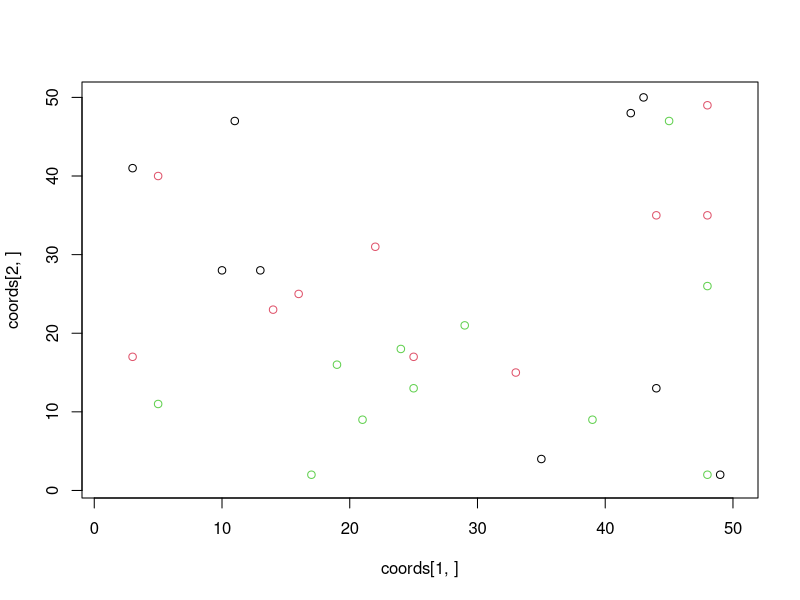
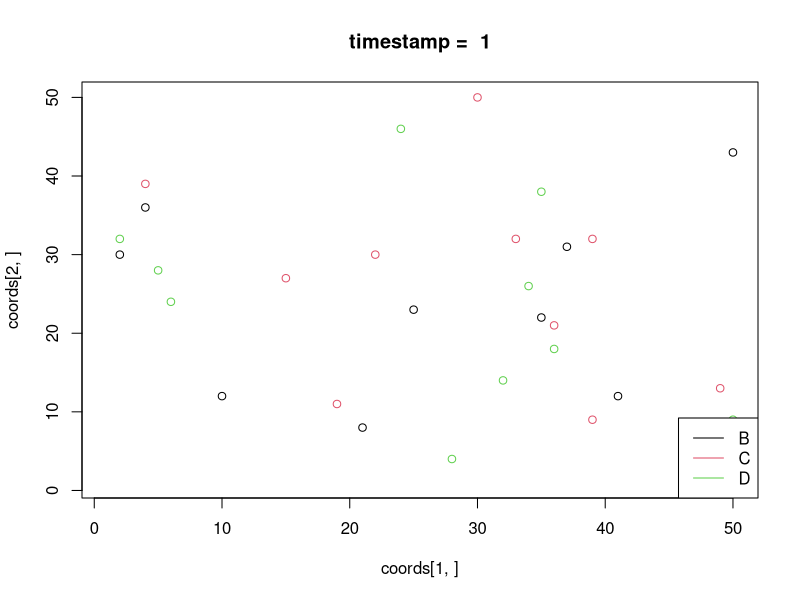
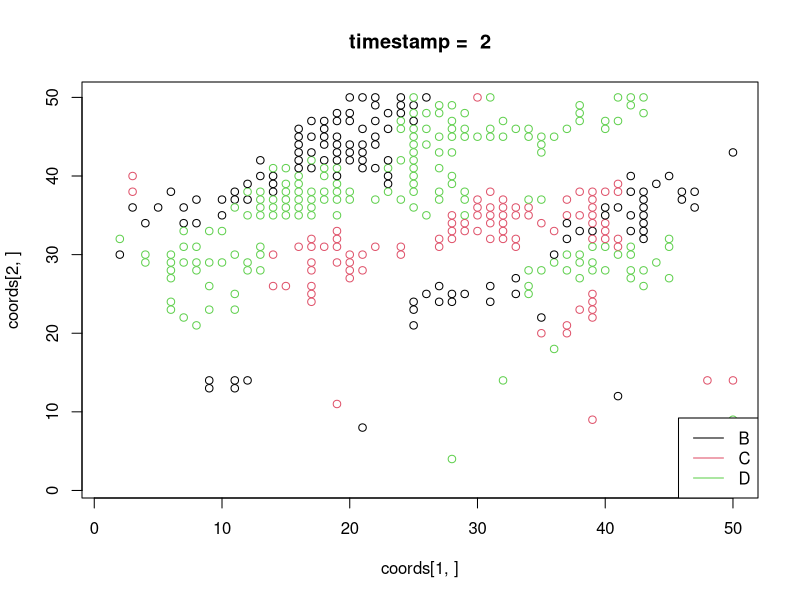
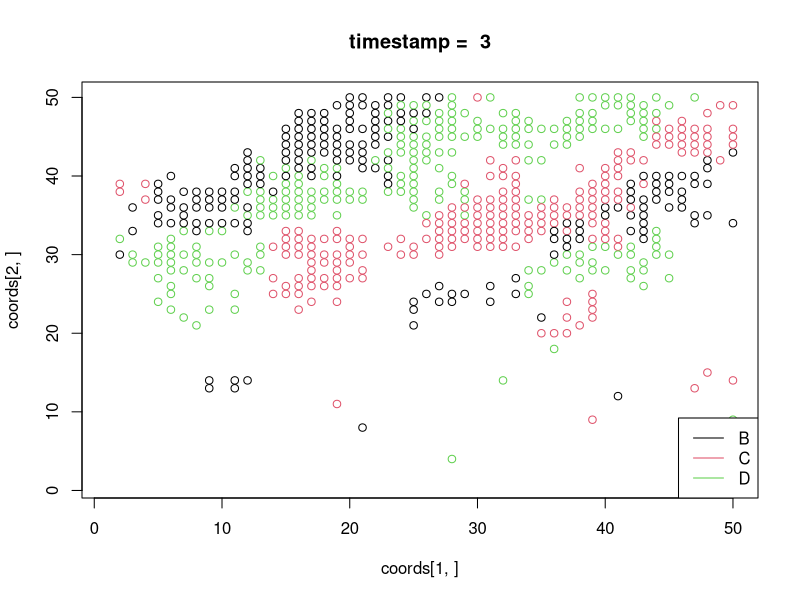
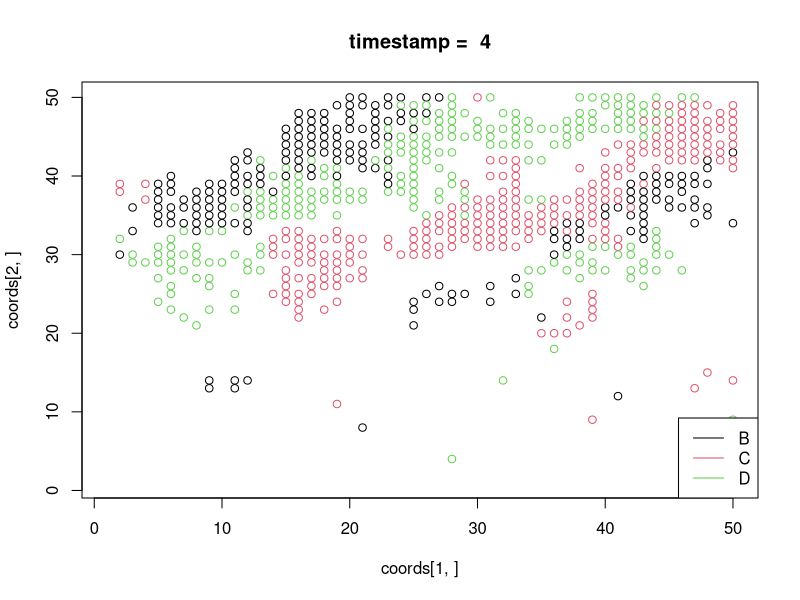
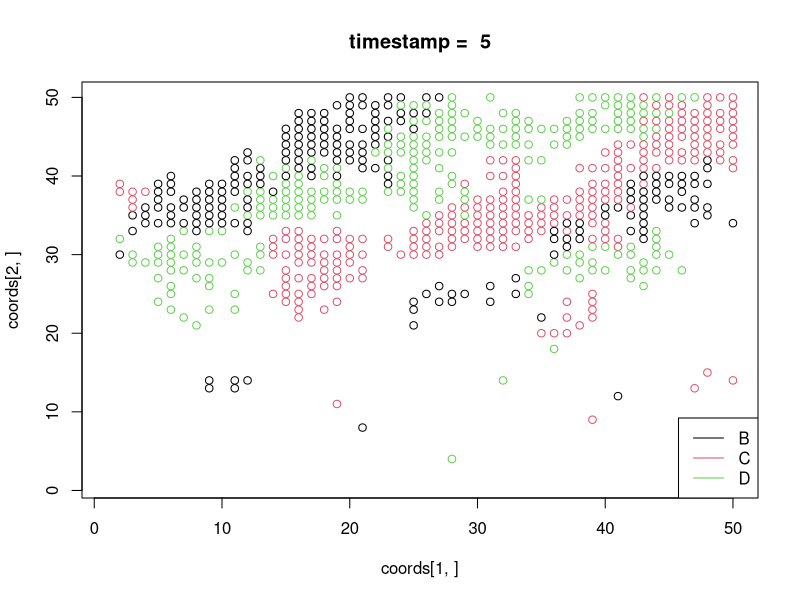
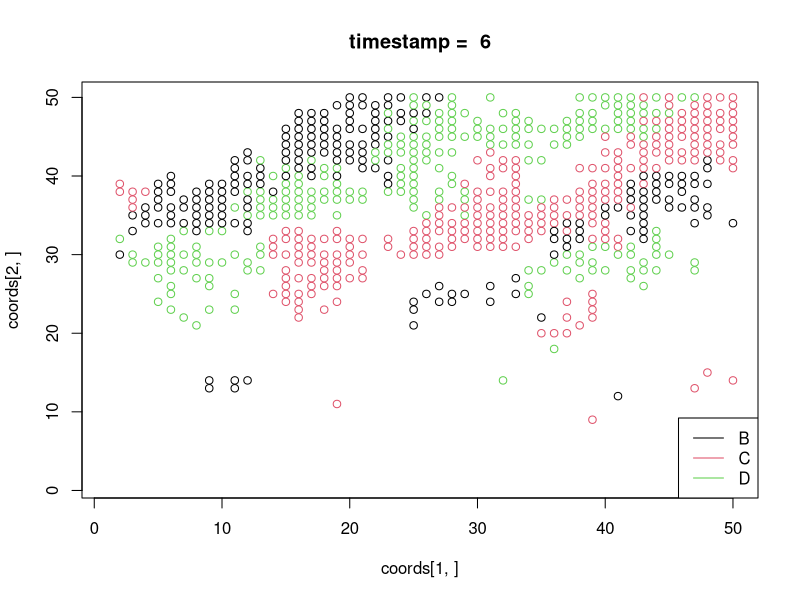
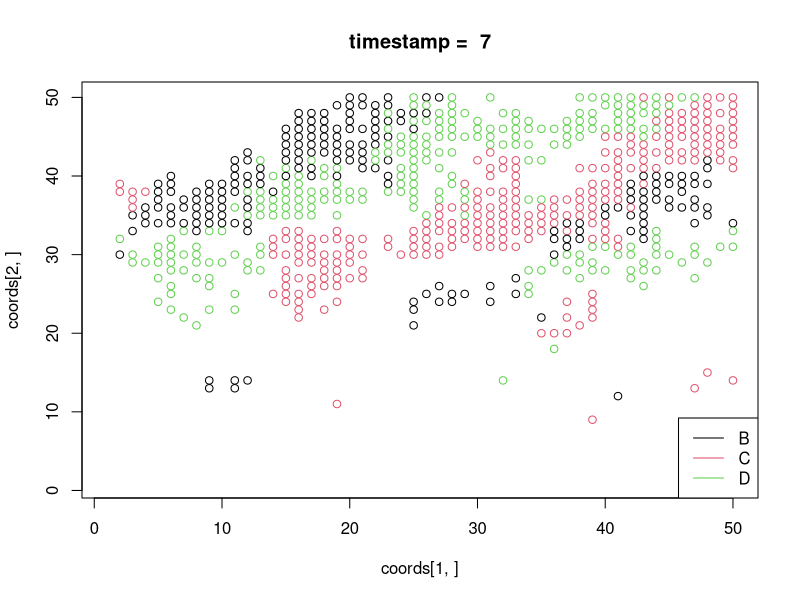

Generate these figures, in order, with R: (Note: a time limit stopped this script after it produced the figures.)
# ----- IMSVS ----- #


#This is is main body of the program 

y_max = 50
x_max = 50
DThreshold = 50
IThreshold = 5
t = 0
lyso_time = 10
init_food_value = 10
food_per_itt = 250
timestamp = 40
n_bacts = 30

# Placing  bacteria
Init_bacteria<-function(n_bacts)
{
coords <<- matrix(data = 0, ncol = n_bacts, nrow = 2)
Health <<- matrix(data = 0, ncol =  x_max, nrow = y_max)
Type <<- matrix(data = 0, ncol =  x_max, nrow = y_max)

id = sample(1:(x_max*y_max), n_bacts, replace = FALSE)

  for (i in 1:n_bacts) {
    x = ((id[i]-1) %% y_max) + 1
    y = floor((id[i]-1) / y_max) + 1
    coords[, i] <<- c(x, y)
    i = i + 1
    Health[x,y] <<- 20
    rd = runif(1)
    if(rd < 0.33)      Type[x,y] <<- 1 # 'B'
    else if(rd < 0.66) Type[x,y] <<- 2 # 'C'
    else               Type[x,y] <<- 3 # 'D'
  }
}

Init_bacteria(n_bacts)
color = diag(Type[coords[1,],coords[2,]])
plot(coords[1,],coords[2,], xlim = c(1, x_max), ylim = c(1, y_max), col=color)

# Placing the food
Placing_food<-function(n_food)
{
  Food <<- matrix(data = 0, ncol =  x_max, nrow = y_max)
  Food_Value <<- matrix(data = 0, ncol =  x_max, nrow = y_max)
  
  for(i in 1: y_max)
  {
    for(j in 1:x_max)
    {
      vec = runif(1)
      Food_Value[i, j] <<- init_food_value
      
      if(vec[1] < 0.16)
        Food[i, j] <<- "I"
      else if(vec[1] < 0.32)
        Food[i, j] <<- "G"
      else if(vec[1] < 0.48)
        Food[i, j] <<- "F"
      else if(vec[1] < 0.64)
        Food[i, j] <<- "L"
      else if(vec[1] < 0.80)
        Food[i, j] <<- "T"
      else
        Food[i, j] <<- "C"
    }
  }
}

Add_food<-function(n_food)
{
  id = sample(1:(x_max*y_max), n_food, replace = FALSE)
  
  for(ii in 1:n_food)
  {
    vec = runif(1)
    i = ((id[ii]-1) %% y_max) + 1
    j = floor((id[ii]-1) / y_max) + 1
    Food_Value[i, j] <<- init_food_value
    
    if(vec[1] < 0.16)
      Food[i, j] <<- "I"
    else if(vec[1] < 0.32)
      Food[i, j] <<- "G"
    else if(vec[1] < 0.48)
      Food[i, j] <<- "F"
    else if(vec[1] < 0.64)
      Food[i, j] <<- "L"
    else if(vec[1] < 0.80)
      Food[i, j] <<- "T"
    else
      Food[i, j] <<- "C"
  }
}

# Cell Division
Cell_Division<-function(x, y, division_probability)
{
p = division_probability
original_health = floor(Health[x, y] / 2)
new_cell_health = original_health * p
typeb<-Type[x, y]
fin = 0
counter = 1
xs <- c(x - 1, x    , x + 1, x    , x - 1, x - 1, x + 1, x + 1)
ys <- c(y    , y + 1, y    , y - 1, y - 1, y + 1, y + 1, y - 1)

# We get the number of empty cells and their coords
empty_cells = 0 # Nombre de cellule vide 
cells_coords <- matrix(data = 0, ncol =  8, nrow = 2)

  while(counter <= 8)
  {
    xx = xs[counter]
    yy = ys[counter]
    if(xx > 0 && xx <= x_max && yy > 0 && yy <= y_max)
    {
        if(Health[xx, yy] == 0)
      {
          empty_cells = empty_cells + 1
          cells_coords[1, empty_cells] = xx
          cells_coords[2, empty_cells] = yy
        }
    }
    counter = counter + 1
  }
  if(empty_cells > 0)
  {
    if (empty_cells >= 2)
      rd = sample(1:empty_cells, 2, replace = FALSE) # On ne veut pas 2 fois la même position du coup
    else
      rd = 1
    for(index in rd){
      new_cell_x = cells_coords[1, index]
      new_cell_y = cells_coords[2, index]
      Health[new_cell_x, new_cell_y] <<- original_health
      Type[new_cell_x, new_cell_y] <<- typeb
      n_bacts <<- n_bacts + 1
      coords <<- cbind(coords, c(new_cell_x, new_cell_y))
    }
  }
    
  # remove bacterie // Bah du coup non?
  Kill_bacteria(x,y)
}

Comsumption<-function(x, y)
{
  tmp <- 0
  if(x > 1 && x < x_max && y > 1 && y < y_max)
  for(j in x-1:x+1)
  {
    for(k in y-1:y+1)
    {
      # Ok here there's an issue since we could check the type before the for loops
      if((
        Type[x, y] == 1 && (Food[j, k] == "G" || Food[j, k] == "F" || Food[j, k] == "L")
        || 
        Type[x, y] == 2 && (Food[j, k] == "G" || Food[j, k] == "F" || Food[j, k] == "L" || Food[j, k] == "I")
        ||
        Type[x, y] == 3 && (Food[j, k] == "T" || Food[j, k] == "C")
        ) && Food_Value[j, k] >= 1
      )
      {
        Food_Value[j, k] <<- Food_Value[j, k] - 1
        tmp <- tmp + 1
        
        if(Food_Value[j, k] <= 0)
          Food[j, k] <<- 0
      }
    }
  }
  Health[x, y] <<- Health[x, y] + tmp
}


Adjust_lysozyme<-function(x, y)
{
  if(Type[x, y] == 2){ # Bactérie C
    Health[x, y] <<- Health[x, y] - 2
  }
}

Kill_bacteria<-function(x,y){
  index = 0
  
  a = which(coords[1,] == x)
  b = which(coords[2,] == y)
  index = intersect(a,b)
  
  Health[x, y] <<- 0
  Type[x, y] <<- 0
  
  if(index != 0){
    n_bacts <<- n_bacts - 1
    coords <<- coords[,-index]
  }
}

Init_bacteria(n_bacts)
Placing_food(x_max * y_max)


GIB = rep(NA, times=timestamp)
num_bacteria = matrix(data = 0, ncol = timestamp, nrow = 3)

for(t in 1:timestamp)
{
  color = diag(Type[coords[1,],coords[2,]])
  plot(coords[1,],coords[2,], xlim = c(1, x_max), ylim = c(1, y_max), col=color)
  title(paste("timestamp = ",t))
  legend(legend = c("B", "C", "D"), col = 1:3, x = "bottomright", lty=1)

  for(i in 1:x_max)
  {
    for(j in 1:y_max)
    {
      if(Health[i, j] != 0)
        Comsumption(i, j)
      
      if(Health[i, j] > DThreshold)
        Cell_Division(i, j, 1.0)
      
      Health[i, j] = Health[i, j] - IThreshold
        
      if(t > lyso_time)
        Adjust_lysozyme(i, j)
      
      if(Type[i, j] != 0 && Health[i, j] <= 0)
        Kill_bacteria(i,j)
      if(Health[i, j] <= 0)
        Health[i, j] <- 0
    }
  }
  
  Add_food(food_per_itt)
  
  B = sum(Type[,] == 1)
  C = sum(Type[,] == 2)
  D = sum(Type[,] == 3)
  Bs = sum(Health[Type[,] == 1])
  Cs = sum(Health[Type[,] == 2])
  Ds = sum(Health[Type[,] == 3])
  
  GIB[t] = (B/Bs) / ((C+D)/(Cs+Ds)) - 1
  num_bacteria[,t] = c(B,C,D) 
}

ts = 1:timestamp

plot(ts, c(num_bacteria[1,]), type = "o", col = 1, ylim = c(40, max(num_bacteria)))
lines(ts, num_bacteria[2,], type = "o", col = 2)
lines(ts, num_bacteria[3,], type = "o", col = 3)
abline(v=lyso_time)
legend(legend = c("B", "C", "D"), col = 1:3, lty=1, x = "topright")

up = GIB>=0
down = GIB<=0
half = (max(ts[up]) + min(ts[down]))/2
plot(ts, GIB, type = "o")
polygon(x = c(min(ts[up]), ts[up],half),
        y = c(0, GIB[up],0),
        col = "red" )
polygon(x = c(half,ts[down],max(ts[down])),
        y = c(0,GIB[down],0),
        col = "blue" )
lines(1:timestamp, rep(0,timestamp))
abline(v=lyso_time)
